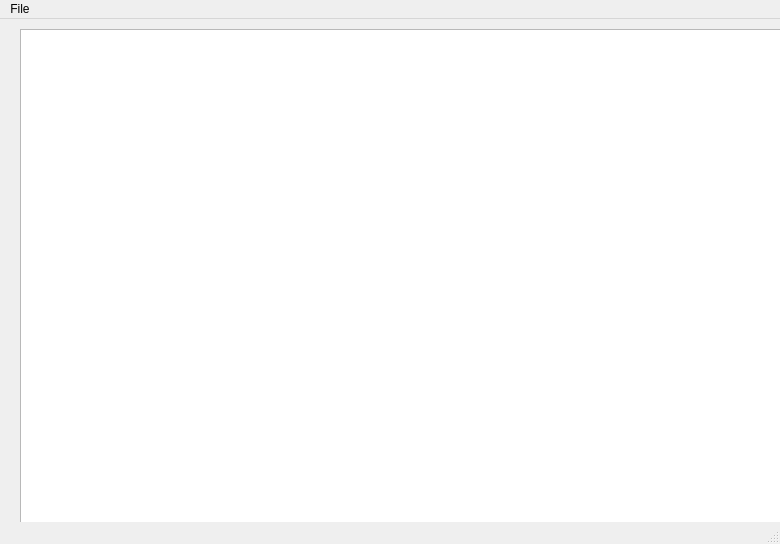
<?xml version="1.0" encoding="UTF-8"?>
<ui version="4.0">
 <class>MainWindow</class>
 <widget class="QMainWindow" name="MainWindow">
  <property name="geometry">
   <rect>
    <x>0</x>
    <y>0</y>
    <width>780</width>
    <height>544</height>
   </rect>
  </property>
  <property name="windowTitle">
   <string>MainWindow</string>
  </property>
  <widget class="QWidget" name="centralwidget">
   <widget class="QTextEdit" name="textEdit">
    <property name="geometry">
     <rect>
      <x>20</x>
      <y>10</y>
      <width>771</width>
      <height>541</height>
     </rect>
    </property>
   </widget>
  </widget>
  <widget class="QMenuBar" name="menubar">
   <property name="geometry">
    <rect>
     <x>0</x>
     <y>0</y>
     <width>780</width>
     <height>21</height>
    </rect>
   </property>
   <widget class="QMenu" name="menuFile">
    <property name="title">
     <string>File</string>
    </property>
    <addaction name="actionopen"/>
    <addaction name="actionsave"/>
    <addaction name="separator"/>
    <addaction name="actionexit"/>
   </widget>
   <addaction name="menuFile"/>
  </widget>
  <widget class="QStatusBar" name="statusbar"/>
  <action name="actionopen">
   <property name="text">
    <string>open</string>
   </property>
  </action>
  <action name="actionsave">
   <property name="text">
    <string>save</string>
   </property>
  </action>
  <action name="actionexit">
   <property name="text">
    <string>exit</string>
   </property>
  </action>
 </widget>
 <resources/>
 <connections/>
</ui>
